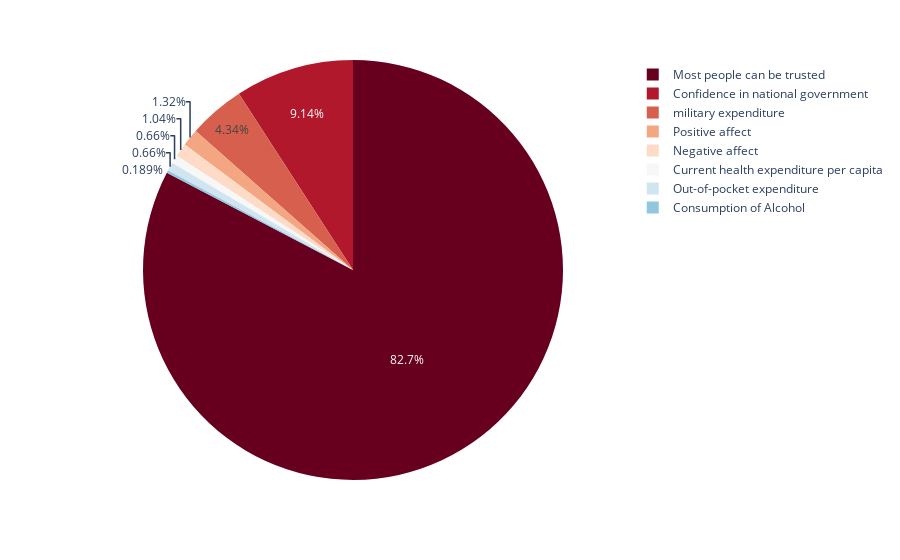

Here is the notebook cell this chart was saved with:
### Markdown cell above
#### **2.2.4.8. Most of people can be trusted**
The question’s English wording is “Generally speaking, would you say that most people can be trusted or that you have to be careful in dealing with people?” This indicator has a limited coverage.

### Code cell
cols_ind = ["Current health expenditure per capita",
            "Out-of-pocket expenditure",
            "military expenditure", "Positive affect", "Negative affect", "Confidence in national government",
            "Most people can be trusted", "Consumption of Alcohol"]
plot_nan(combined, cols_ind)

### Figure 1 — Plotly figure (JSON) as saved in the notebook; plotly's stock layout.template omitted (floating-point values rounded to 4 significant figures)
{"data": [{"domain": {"x": [0, 1], "y": [0, 1]}, "hovertemplate": "Name=%{label}<br>Missing value count=%{value}<extra></extra>", "labels": ["Current health expenditure per capita", "Out-of-pocket expenditure", "military expenditure", "Positive affect", "Negative affect", "Confidence in national government", "Most people can be trusted", "Consumption of Alcohol"], "legendgroup": "", "name": "", "showlegend": true, "type": "pie", "values": [7, 7, 46, 14, 11, 97, 877, 2]}], "layout": {"legend": {"tracegroupgap": 0}, "margin": {"t": 60}, "piecolorway": ["rgb(103,0,31)", "rgb(178,24,43)", "rgb(214,96,77)", "rgb(244,165,130)", "rgb(253,219,199)", "rgb(247,247,247)", "rgb(209,229,240)", "rgb(146,197,222)", "rgb(67,147,195)", "rgb(33,102,172)", "rgb(5,48,97)"]}}
